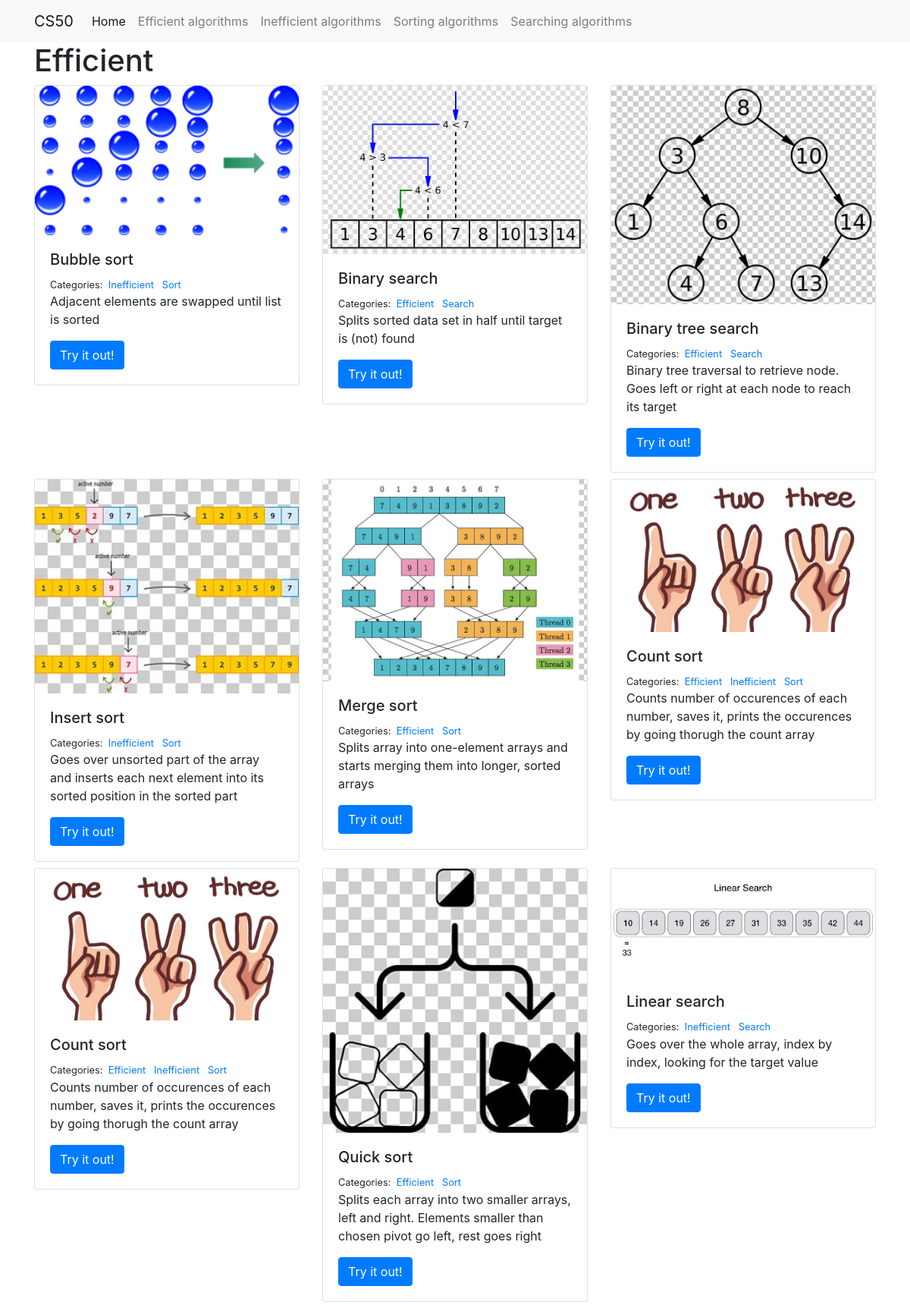
/Efficient/, run on the app's committed database.
### algorithms/models.py (models this page shows, shortened)
class Category(models.Model):
    name = models.CharField(max_length=20)

class Algorithm(models.Model):
    title = models.CharField(max_length=100)
    description = models.TextField()
    image = models.FilePathField(path="algorithms/img")
    categories = models.ManyToManyField("Category", related_name="algorithms")
    bestCase = models.TextField()
    worstCase = models.TextField()
    purpose = models.CharField(max_length=50)

### algorithms/views.py (the view)
# urls.py: path("<category>/", views.algorithms_category, name="algorithms_category"),
def algorithms_category(request, category):
    algorithms = Algorithm.objects.filter(categories__name__contains=category)
    context = {"category": category, "algorithms": algorithms}
    return render(request, "algorithms_category.html", context)

### algorithms/templates/algorithms_category.html (shortened to what this page needs)
{% extends "base.html" %}
{% load static %}
{% block page_content %}
<head>
</head>
<h1>{{ category | title }}</h1>
<div class="row">
{% for algorithm in algorithms %}
    <div class="col-md-4">
        <div class="card mb-2">
            <img class="card-img-top" src="{% static algorithm.image %}">
            <div class="card-body">
                <h5 class="card-title">{{ algorithm.title }}</h5>
                <small>
                    Categories:&nbsp;
                    {% for category in algorithm.categories.all %}
                    <a href="{% url 'algorithms_category' category.name %}">
                        {{ category.name }}
                    </a>&nbsp;
                    {% endfor %}
                </small>
                <p class="card-text">{{ algorithm.description }}</p>
                <a href="{% url 'algorithms_detail' algorithm.pk %}"
                   class="btn btn-primary">
                    Try it out!
                </a>
            </div>
        </div>
    </div>
    {% endfor %}
</div>
{% endblock %}

### data on the page
Category: name "Efficient"
Algorithm: image (picture), title "Bubble sort", description "Adjacent elements are swapped until list is sorted"
Category: name "Inefficient"
Category: name "Sort"
Algorithm: image (picture), title "Binary search", description "Splits sorted data set in half until target is (not) found"
Category: name "Search"
Algorithm: image (picture), title "Binary tree search", description "Binary tree traversal to retrieve node. Goes left or right at each node to reach its target"
Algorithm: image (picture), title "Insert sort", description "Goes over unsorted part of the array and inserts each next element into its sorted position in the sorted part"
Algorithm: image (picture), title "Merge sort", description "Splits array into one-element arrays and starts merging them into longer, sorted arrays"
Algorithm: image (picture), title "Count sort", description "Counts number of occurences of each number, saves it, prints the occurences by going thorugh the count array"
Algorithm: image (picture), title "Quick sort", description "Splits each array into two smaller arrays, left and right. Elements smaller than chosen pivot go left, rest goes right"
Algorithm: image (picture), title "Linear search", description "Goes over the whole array, index by index, looking for the target value"
